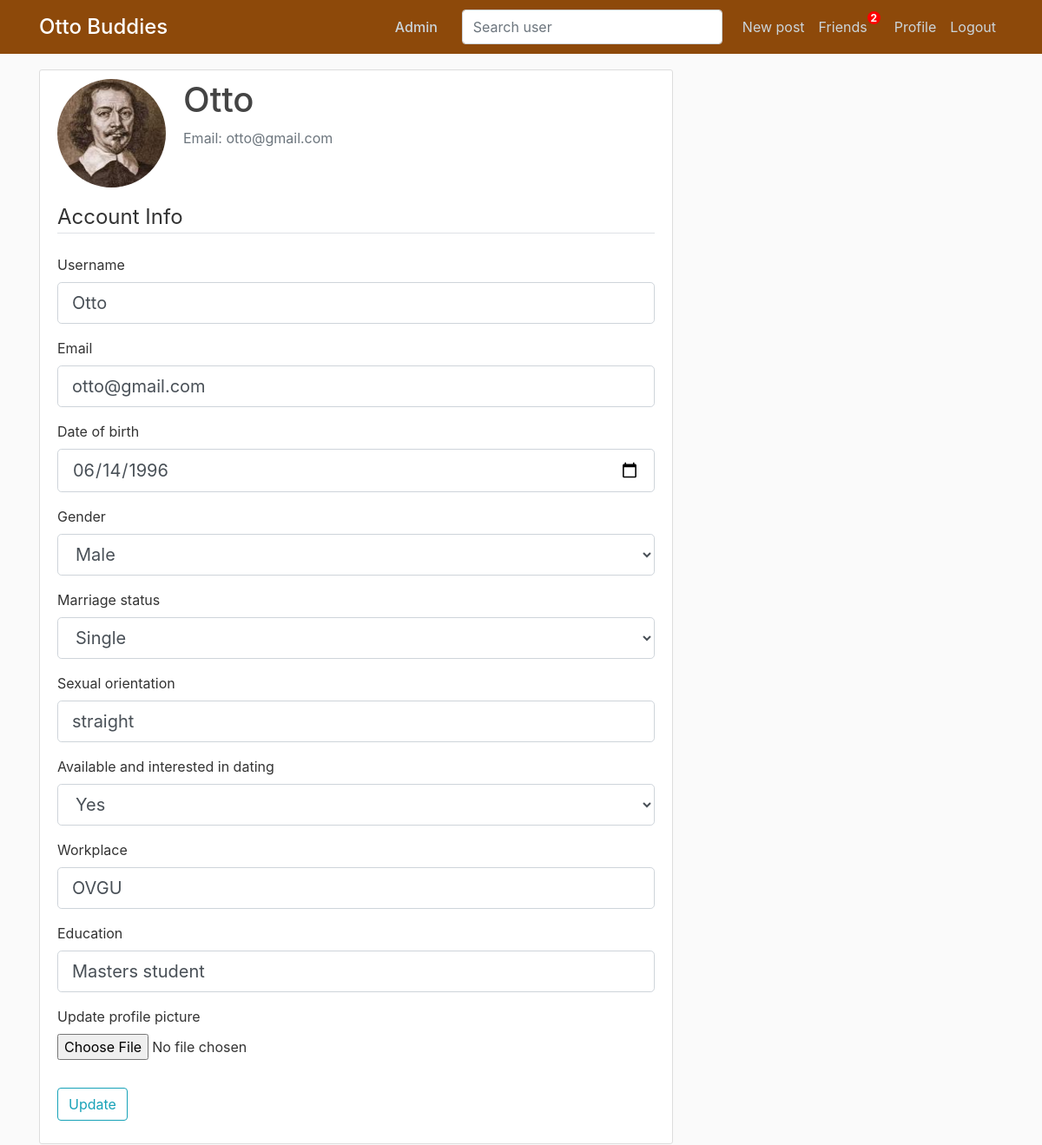
Page /admin/edit_user/2 (signed in) on the committed database.
### app.py (models this page shows, shortened)
class User(db.Model, UserMixin):
    id = db.Column(db.Integer, primary_key=True)
    username = db.Column(db.String(20), unique=True, nullable=False)
    email = db.Column(db.String(120), unique=True, nullable=False)
    birthday = db.Column(db.String(20), nullable=True)
    gender = db.Column(db.String(120), nullable=True)
    marriage_status = db.Column(db.String(120), nullable=True)
    sexual_orientation = db.Column(db.String(120), nullable=True)
    workplace = db.Column(db.String(120), nullable=True)
    education = db.Column(db.String(120), nullable=True)
    image_file = db.Column(db.String(20), nullable=False, default='default.jpg')
    password = db.Column(db.String(60), nullable=False)
    is_admin = db.Column(db.Boolean, default=False)
    blocked = db.Column(db.Boolean, default=False)
    dating = db.Column(db.Boolean, default=False)
    posts = db.relationship('Post', backref='author', lazy=True)

### app.py (the view)
@app.route("/admin/edit_user/<int:user_id>", methods=['GET', 'POST'])
@login_required
def edit_user(user_id):
    if not current_user.is_admin:
        return redirect(url_for('home'))
    user = User.query.get(user_id)
    form = UpdateAccountForm()
    if form.validate_on_submit():
        if form.picture.data:
            picture_file = save_picture_profile(form.picture.data)
            user.image_file = picture_file
        if form.username.data:
            user.username = form.username.data
        if form.email.data:
            user.email = form.email.data
        if form.dob.data:
            user.birthday = form.dob.data
        if form.gender.data != 'None':
            user.gender = form.gender.data
        else:
            user.gender = None
        if form.marriage_status.data != 'None':
            user.marriage_status = form.marriage_status.data
        else:
            user.marriage_status = None
        if form.sexual_orientation.data:
            user.sexual_orientation = form.sexual_orientation.data
        if form.dating.data != 'yes':
            user.dating = False
        else:
            user.dating = True
        if form.workplace.data:
            user.workplace = form.workplace.data
        if form.edu.data:
            user.education = form.edu.data
        db.session.commit()
        flash('Account has been updated!', 'success')
        return redirect(url_for('user_profile', username=user.username))
    elif request.method == 'GET':
        form.username.data = user.username
        form.email.data = user.email
        if user.birthday:
            form.dob.data = datetime.strptime(user.birthday, '%Y-%m-%d')
        form.gender.data = user.gender
        form.marriage_status.data = user.marriage_status
        form.sexual_orientation.data = user.sexual_orientation
        form.workplace.data = user.workplace
        form.edu.data = user.education
        if user.dating is True:
            form.dating.data = "yes"
        else:
            form.dating.data = "no"
    image_file = url_for('static', filename='pics/profile_pics/' + user.image_file)
    return render_template('edit_user.html', title='Edit_user', image_file=image_file, form=form, user=user)

### app.py (shortened to what this page needs)
class UpdateAccountForm(FlaskForm):
    username = StringField('Username', validators=[Length(min=2, max=20)])
    email = StringField('Email', validators=[Email()])
    dob = DateField('Date of birth', validators=[Optional()])
    gender = SelectField('Gender', choices=[(None, 'Choose'), ('Male', 'Male'), ('Female', 'Female'), ('Other', 'Other')])
    marriage_status = SelectField('Marriage status', choices=[(None, 'Choose'), ('single', 'Single'),('engaged', 'Engaged'),
                                                              ('married', 'Married'), ('divorced', 'Divorced'), ('widowed', 'Widowed')])
    sexual_orientation = StringField('Sexual orientation', validators=[Length(min=0, max=20)])
    dating = SelectField('Available and interested in dating', choices=[(None, 'Choose'), ('yes', 'Yes'), ('no', 'No')])
    workplace = StringField('Workplace', validators=[Length(min=0, max=20)])
    edu = StringField('Education', validators=[Length(min=0, max=20)])
    picture = FileField('Update profile picture', validators=[FileAllowed(['jpg', 'png'])])
    submit = SubmitField('Update')

class SearchFriendForm(FlaskForm):
    searched = StringField("Username", validators=[DataRequired()])
    submit = SubmitField("Submit")

### app.py (called while the page is built)
@login_manager.user_loader
def load_user(user_id):
    return User.query.get(int(user_id))

@app.context_processor
def inject_friend_request_count():
    if current_user.is_authenticated:
        received_friend_requests, sent_friend_requests = get_friend_requests(current_user.id)
        num_total_requests = len(received_friend_requests)
        return dict(num_total_requests=num_total_requests, received_friend_requests=received_friend_requests)
    return dict()

@app.context_processor
def layout():
    form = SearchFriendForm()
    return dict(form=form)

### templates/edit_user.html (shortened to what this page needs)
{% extends 'layout.html' %}
{% block body %}
    {% if current_user.is_admin %}
        <div class="content-section">
            <div class="media">
                <img class="rounded-circle account-img" src="{{ image_file }}">
                <div class="media-body">
                    <h2 class="account-heading">{{ user.username }}</h2>
                    <p class="text-secondary">Email: {{ user.email }}</p>
                </div>
            </div>
            <form method="POST" action="" enctype="multipart/form-data">
                <fieldset class="form-group">
                    <legend class="border-bottom mb-4">Account Info</legend>
                    <div class="form-group">
                        {{ form.username.label(class="form-control-label") }}
                        {% if form.username.errors %}
                            {{ form.username(class="form-control form-control-lg is-invalid") }}
                            <div class="invalid-feedback">
                                {% for error in form.username.errors %}
                                    <span>{{ error }}</span>
                                {% endfor %}
                            </div>
                        {% else %}
                            {{ form.username(class="form-control form-control-lg") }}
                        {% endif %}
                    </div>
                    <div class="form-group">
                        {{ form.email.label(class="form-control-label") }}
                        {% if form.email.errors %}
                            {{ form.email(class="form-control form-control-lg is-invalid") }}
                            <div class="invalid-feedback">
                                {% for error in form.email.errors %}
                                    <span>{{ error }}</span>
                                {% endfor %}
                            </div>
                        {% else %}
                            {{ form.email(class="form-control form-control-lg") }}
                        {% endif %}
                    </div>
                    <div class="form-group">
                        {{ form.dob.label(class="form-control-label") }}
                        {% if form.dob.errors %}
                            {{ form.dob(class="form-control form-control-lg is-invalid") }}
                            <div class="invalid-feedback">
                                {% for error in form.dob.errors %}
                                    <span>{{ error }}</span>
                                {% endfor %}
                            </div>
                        {% else %}
                            {{ form.dob(class="form-control form-control-lg") }}
                        {% endif %}
                    </div>
                    <div class="form-group" >
                        {{ form.gender.label(class="form-control-label") }}
                        {% if form.gender.errors %}
                            {{ form.gender(class="form-control form-control-lg is-invalid") }}
                            <div class="invalid-feedback">
                                {% for error in form.gender.errors %}
                                    <span>{{ error }}</span>
                                {% endfor %}
                            </div>
                        {% else %}
                            {{ form.gender(class="form-control form-control-lg") }}
                        {% endif %}
                    </div>
                    <div class="form-group" >
                        {{ form.marriage_status.label(class="form-control-label") }}
                        {% if form.marriage_status.errors %}
                            {{ form.marriage_status(class="form-control form-control-lg is-invalid") }}
                            <div class="invalid-feedback">
                                {% for error in form.marriage_status.errors %}
                                    <span>{{ error }}</span>
                                {% endfor %}
                            </div>
                        {% else %}
                            {{ form.marriage_status(class="form-control form-control-lg") }}
                        {% endif %}
                    </div>
                    <div class="form-group" >
                        {{ form.sexual_orientation.label(class="form-control-label") }}
                        {% if form.sexual_orientation.errors %}
                            {{ form.sexual_orientation(class="form-control form-control-lg is-invalid") }}
                            <div class="invalid-feedback">
                                {% for error in form.sexual_orientation.errors %}
                                    <span>{{ error }}</span>
                                {% endfor %}
                            </div>
                        {% else %}
                            {{ form.sexual_orientation(class="form-control form-control-lg") }}
                        {% endif %}
                    </div>
                    <div class="form-group" >
                        {{ form.dating.label(class="form-control-label") }}
                        {% if form.dating.errors %}
                            {{ form.dating(class="form-control form-control-lg is-invalid") }}
                            <div class="invalid-feedback">
                                {% for error in form.dating.errors %}
                                    <span>{{ error }}</span>
                                {% endfor %}
                            </div>
                        {% else %}
                            {{ form.dating(class="form-control form-control-lg") }}
                        {% endif %}
                    </div>
                    <div class="form-group">
                        {{ form.workplace.label(class="form-control-label") }}
                        {% if form.workplace.errors %}
                            {{ form.workplace(class="form-control form-control-lg is-invalid") }}
                            <div class="invalid-feedback">
                                {% for error in form.workplace.errors %}
                                    <span>{{ error }}</span>
                                {% endfor %}
                            </div>
                        {% else %}
                            {{ form.workplace(class="form-control form-control-lg") }}
                        {% endif %}
                    </div>
                    <div class="form-group">
                        {{ form.edu.label(class="form-control-label") }}
                        {% if form.edu.errors %}
                            {{ form.edu(class="form-control form-control-lg is-invalid") }}
                            <div class="invalid-feedback">
                                {% for error in form.edu.errors %}
                                    <span>{{ error }}</span>
                                {% endfor %}
                            </div>
                        {% else %}
                            {{ form.edu(class="form-control form-control-lg") }}
                        {% endif %}
                    </div>
                    <div class="form-group">
                        {{ form.picture.label() }}
                        {{ form.picture(class="form-control-file") }}
                    </div>
                </fieldset>
                <div class="form-group">
                    {{ form.submit(class="btn btn-outline-info") }}
                </div>
            </form>
        </div>
    {% endif %}
{% endblock %}

### static/main.css (style rules this page uses)
body { background: #fafafa; color: #333333; margin-top: 5rem; }
h1, h2, h3, h4, h5, h6 { color: #444444; }
.content-section { background: #ffffff; padding: 10px 20px; border: 1px solid #dddddd; border-radius: 3px; margin-bottom: 20px; }
.account-img { height: 125px; width: 125px; margin-right: 20px; margin-bottom: 16px; }
.account-heading { font-size: 2.5rem; }

### rows in the picture
User: username "Otto", email "otto@gmail.com", gender "Male", marriage_status "Single", sexual_orientation "straight", dating "Yes", workplace "OVGU"

### other values in the picture
{{ num_total_requests }} "2"
